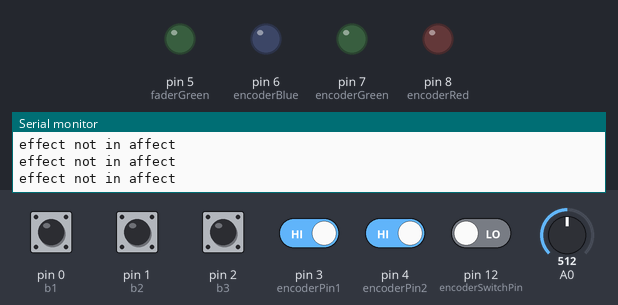
Simulated run of this sketch. Board: Teensy 4. Shown: output pins drawn as LEDs (lit = HIGH), the last lines printed to the serial monitor. Dashed ring = blinking. Inputs (shaded band) come from the test bench; at power-on: pin 0 (b1), pin 1 (b2), pin 2 (b3), pin 3 (encoderPin1), pin 4 (encoderPin2) HIGH, pin 12 (encoderSwitchPin) LOW, A0 = 512.

Above: at 1.2 s.
1.3 s: pin 12 (encoderSwitchPin) driven HIGH
At 1.48 s:
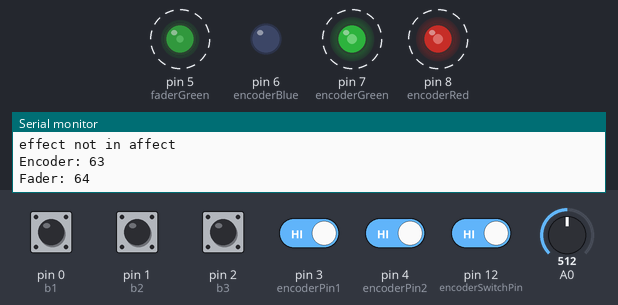
4.3 s: A0 set to 716
7.3 s: pin 3 (encoderPin1) driven LOW
10.3 s: A0 set to 511
13.3 s: pin 3 (encoderPin1) driven HIGH
16.3 s: A0 set to 900
Timing chart, 0 to 20.3 s (numbered marks = the images above; inputs shaded):
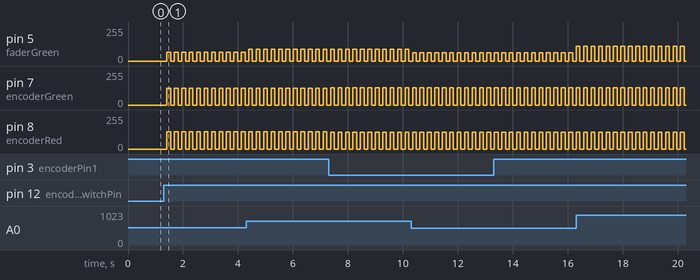

The sketch:

Rev1_Controller_w__MIDI.ino
```cpp
//Visualizer Controller Firmware, by Jason Lewinski
//Latest Rev 2/12/17

//-------Naming--------------
  //Video Control Buttons pins
  int b1 = 0; // video trigger 1
  int b2 = 1; // video trigger 2
  int b3 = 2; // video trigger 3

  //Video Effect bank
   int encoderSwitchPin = 12;
   int encoderPin1 = 3;
   int encoderPin2 = 4;

  //LEDs
  int encoderRed = 8;
  int encoderGreen = 7;
  int encoderBlue = 6;
  int faderGreen = 5;

  //LED Color
  int Green = 0;
  int Red = 0;
  int Blue = 0;

 //------States------------
  //Video Control Buttons
  int b1State = 0;
  int b2State = 0;
  int b3State = 0;

   //Video Effect Bank
   int encoderSwitchPinState = 0;
   int encoderSwitchState = 0;
   int faderValue = 0 ;

 //-------Encoder Rotation--------------
  volatile int lastEncoded = 0;
  volatile long encoderValue = 63;
  int lastencoderValue = 0;
  int lastMSB = 0;
  int lastLSB = 0;


//setup code
  void setup() {

    Serial.begin(9600);

    //Video button Pin setup
    pinMode(b1, INPUT);
    pinMode(b2, INPUT);
    pinMode(b3, INPUT);

    //Encoder pin setup
    pinMode(encoderPin1, INPUT);
    pinMode(encoderPin2, INPUT);

    //Encoder Push button setup
    pinMode(encoderSwitchPin, INPUT_PULLDOWN);

    //LEDs
    pinMode(encoderRed, OUTPUT);
    pinMode(encoderGreen, OUTPUT);
    pinMode(encoderBlue, OUTPUT);
    pinMode(faderGreen, OUTPUT);

    digitalWrite(encoderRed, LOW);
    digitalWrite(encoderGreen, LOW);
    digitalWrite(encoderBlue, LOW);
    digitalWrite(faderGreen, LOW);

    //Pin resistor condition
    digitalWrite(b1, HIGH); //turn pullup resistor on
    digitalWrite(b2, HIGH); //turn pullup resistor on
    digitalWrite(b3, HIGH); //turn pullup resistor on
    digitalWrite(encoderPin1, HIGH); //turn pullup resistor on
    digitalWrite(encoderPin2, HIGH); //turn pullup resistor on


  //call updateEncoder() when a high/low change is seen (pin#, function call, based off of what)
  attachInterrupt(encoderPin1, updateEncoder, CHANGE);
  attachInterrupt(encoderPin2, updateEncoder, CHANGE);
}


void loop() {

  b1State = digitalRead(b1);
  if(b1State == LOW) {
    debounce(&b1State, b1, 70);
    Serial.println("B1 pressed");
    //analogWrite(faderGreen, 255);
    usbMIDI.sendNoteOn(21,64,1);
    //usbMIDI.sendNoteOff(21,127,1);
  }

  b2State = digitalRead(b2);
  if(b2State == LOW) {
    debounce(&b2State, b2, 70);
    Serial.println("B2 pressed");
    //analogWrite(encoderBlue, 255);
    usbMIDI.sendNoteOn(22,64,1);
    usbMIDI.sendNoteOff(22,127,1);
  }

  b3State = digitalRead(b3);
  if(b3State == LOW ) {
    debounce(&b3State, b3, 70);
    Serial.println("B3 pressed");
    //analogWrite(encoderBlue, 255);
    usbMIDI.sendNoteOn(23,64,1);
    usbMIDI.sendNoteOff(23,127,1);
   }

   encoderSwitchPinState = digitalRead(encoderSwitchPin);
   if(digitalRead(encoderSwitchPin) == HIGH){
     debounce(&encoderSwitchPinState, encoderSwitchPin, 60);
     ((encoderSwitchState == 0) ? encoderSwitchState = 1 : encoderSwitchState = 0);
   }else{
      //nothing
   }

  if(encoderSwitchState == 1){
    usbMIDI.sendControlChange(46, encoderSwitchState, 1); // find better way of sending midi note saying that this effect bank is on

    Serial.println("Encoder: " + String(encoderValue) + "\n");
    usbMIDI.sendControlChange(47, encoderValue, 1);

    faderValue = analogRead(A0);
    faderValue = map(faderValue, 0, 1024, 0, 128);
    Serial.println("Fader: " + String(faderValue) + "\n");
    usbMIDI.sendControlChange(45, faderValue, 1);

    int fadercolor = (faderValue);
    int encodercolor = encoderValue * 2;

      Green = encodercolor;
      Red = 255 - encodercolor;
      Blue = 0;//254 - encodercolor;

    analogWrite(faderGreen, fadercolor);

    analogWrite(encoderGreen, Green);
    analogWrite(encoderBlue, Blue); //Red  0: LOW | 255: HIGH
    analogWrite(encoderRed, Red);
  }else{

    usbMIDI.sendControlChange(46, encoderSwitchState, 1);
    Serial.println("effect not in affect");

    analogWrite(faderGreen, 0);
    analogWrite(encoderRed, 0);
    analogWrite(encoderGreen, 0);
    analogWrite(encoderBlue, 0);
  }
  delay(75); //just here to slow down the output, and show it will work  even during a delay
}

  void updateEncoder(){
    int MSB = digitalRead(encoderPin1);
    int LSB = digitalRead(encoderPin2);

    int encoded = (MSB << 1) |LSB;
    int sum = (lastEncoded << 2) | encoded;

    if(sum == 13 || sum == 4 || sum == 2 || sum == 11)
    {
    if(encoderValue > 0) encoderValue --;
    }
    if(sum == 14 || sum == 7 || sum == 1 || sum == 8)
    {
    if(encoderValue < 127) encoderValue ++;
    }

    lastEncoded = encoded;
  }

  void debounce(int *buttonstate, int pin, int delayAmount){
    int comparestate = *buttonstate;
    delay(delayAmount);
    int buttonstate2 = digitalRead(pin);
    if(comparestate == buttonstate2){
      //nothing
    }else{
      *buttonstate = buttonstate2;
    }
  }

  void effectcontrol(){

  }
```

Measured:
- after the input at 1.3 s, pin 5 (faderGreen): alternates 64/255 for 0.14 s and 0/255 for 0.14 s, starting after 0.12 s; pin 7 (encoderGreen): alternates 126/255 for 0.14 s and 0/255 for 0.14 s, starting after 0.12 s; pin 8 (encoderRed): alternates 129/255 for 0.14 s and 0/255 for 0.14 s, starting after 0.12 s
